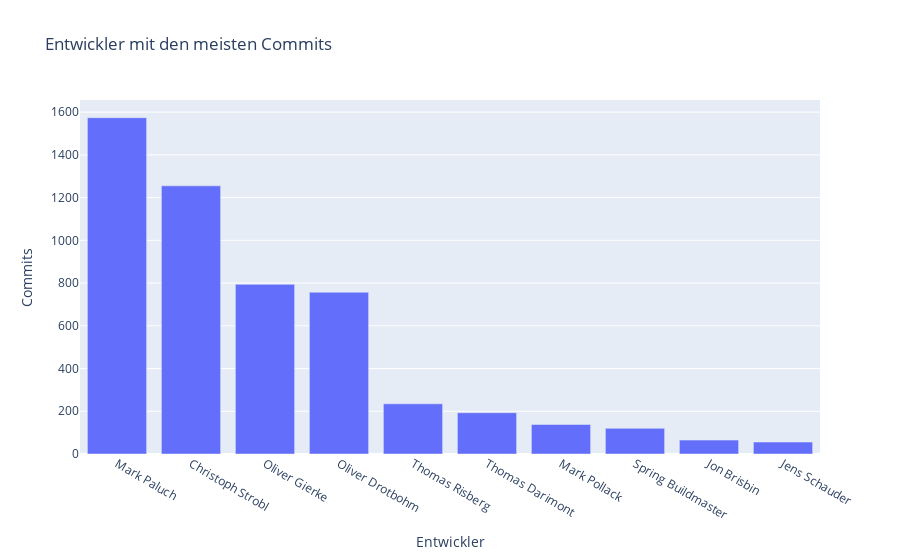

The cell this chart's notebook holds for it:
### Code cell
authorsByCommitCount = %cypher MATCH (a:Author)-[:COMMITTED]->(c:Commit), \
                                 (c)-[:CONTAINS_CHANGE]->(:Change)-[:MODIFIES]->(file:File) \
                           WHERE NOT c:Merge \
                           WITH a, count(DISTINCT c) AS Commits \
                           WHERE Commits > 1 \
                           RETURN a.name as Entwickler, Commits \
                           ORDER BY Commits DESC LIMIT 10
                            

authorsByCommitCount_df = authorsByCommitCount.get_dataframe()
fig = px.fig = px.bar(authorsByCommitCount_df, x='Entwickler', y='Commits', title='Entwickler mit den meisten Commits')
fig.show()

### Figure 1 — Plotly figure (JSON) as saved in the notebook; plotly's stock layout.template omitted (floating-point values rounded to 4 significant figures)
{"data": [{"alignmentgroup": "True", "hovertemplate": "Entwickler=%{x}<br>Commits=%{y}<extra></extra>", "legendgroup": "", "marker": {"color": "#636efa", "pattern": {"shape": ""}}, "name": "", "offsetgroup": "", "orientation": "v", "showlegend": false, "textposition": "auto", "type": "bar", "x": ["Mark Paluch", "Christoph Strobl", "Oliver Gierke", "Oliver Drotbohm", "Thomas Risberg", "Thomas Darimont", "Mark Pollack", "Spring Buildmaster", "Jon Brisbin", "Jens Schauder"], "xaxis": "x", "y": [1574, 1255, 794, 757, 235, 193, 138, 120, 65, 56], "yaxis": "y"}], "layout": {"barmode": "relative", "legend": {"tracegroupgap": 0}, "title": {"text": "Entwickler mit den meisten Commits"}, "xaxis": {"anchor": "y", "domain": [0, 1], "title": {"text": "Entwickler"}}, "yaxis": {"anchor": "x", "domain": [0, 1], "title": {"text": "Commits"}}}}
